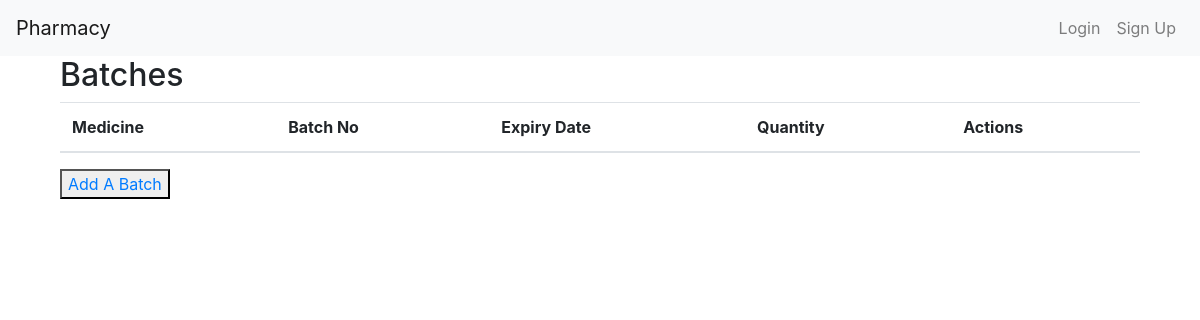
Page /batches/ on the earlier database version.
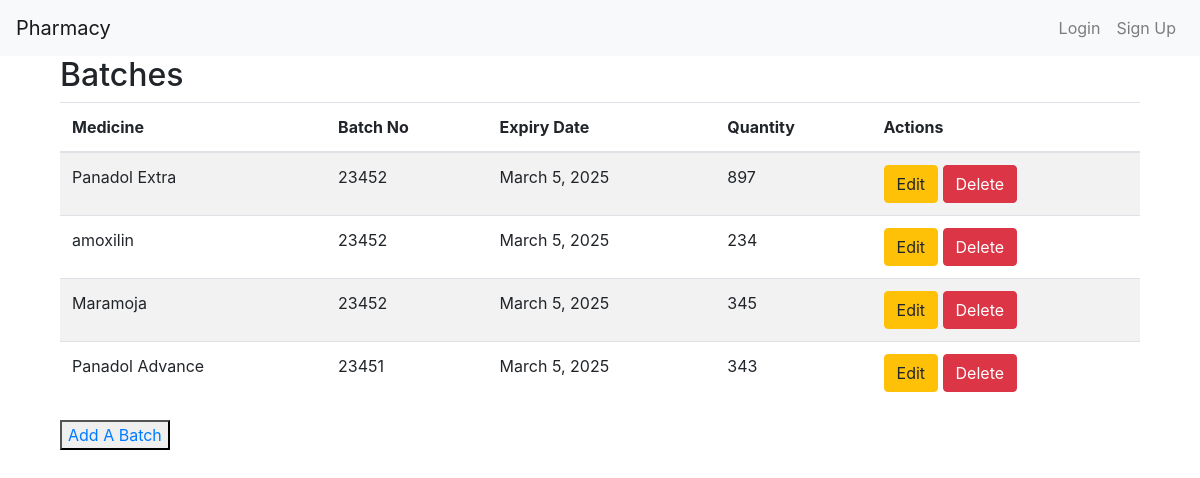
Same page on the later database version.
### chemistApi/models.py (models this page shows, shortened)
class Batch(models.Model):
    medicine = models.ForeignKey(
        Medicine, on_delete=models.CASCADE, related_name='batches')
    batch_no = models.CharField(max_length=100)
    expiry_date = models.DateField()
    quantity = models.PositiveIntegerField(null=True)

class Medicine(models.Model):
    name = models.CharField(max_length=255)
    description = models.TextField(default='No description provided')

### chemistApi/views.py (the view)
# urls.py: path('batches/', views.BatchListView.as_view(), name='batch_list'),
class BatchListView(ListView):
    model = Batch
    template_name = 'batch_list.html'
    context_object_name = 'batches'

### chemistApi/templates/batch_list.html
{% extends 'base.html' %}
{% block content %}
<div class="container">
    <h2>Batches</h2>
    <table class="table table-striped">
        <thead>
            <tr>
                <th>Medicine</th>
                <th>Batch No</th>
                <th>Expiry Date</th>
                <th>Quantity</th>
                <th>Actions</th>
            </tr>
        </thead>
        <tbody>
            {% for batch in batches %}
            <tr>
                <td>{{ batch.medicine.name }}</td>
                <td>{{ batch.batch_no }}</td>
                <td>{{ batch.expiry_date }}</td>
                <td>{{ batch.quantity }}</td>
                <td>
                    <a href="{% url 'batch_update' batch.pk %}" class="btn btn-warning">Edit</a>
                    <a href="{% url 'batch_delete' batch.pk %}" class="btn btn-danger">Delete</a>
                </td>
            </tr>
            {% endfor %}
        </tbody>
    </table>
	<button>
		<a href="{% url 'add_batch'%}">Add A Batch</a>
	</button>
</div>
{% endblock %}

### chemistApi/templates/base.html (shortened to what this page needs)
<!DOCTYPE html>
<html lang="en">
<head>
    <link rel="stylesheet" href="https://stackpath.bootstrapcdn.com/bootstrap/4.3.1/css/bootstrap.min.css">
</head>
<body>
    <nav class="navbar navbar-expand-lg navbar-light bg-light">
        <a class="navbar-brand" href="{% url 'index' %}">Pharmacy</a>
        <div class="collapse navbar-collapse" id="navbarNav">
            <ul class="navbar-nav ml-auto">
                {% if user.is_authenticated %}
                <li class="nav-item">
                    <a class="nav-link" href=" {%url 'medicine_list'%}">Medicines</a>
                </li>
                <li class="nav-item">
                    <a class="nav-link" href=" {%url 'batch_list'%}">Batches</a>
                </li>
                <li class="nav-item">
                    <a class="nav-link" href="">Orders</a>
                </li>
                <li class="nav-item">
                    <a class="nav-link" href="">Sales</a>
                </li>
                <li class="nav-item">
                    <a class="nav-link" href="">Customers</a>
                </li>
                    <li class="nav-item dropdown">
                        <a class="nav-link dropdown-toggle" href="#" id="navbarDropdown" role="button" data-toggle="dropdown" aria-haspopup="true" aria-expanded="false">
                            {{ user.username }}
                        </a>
                        <div class="dropdown-menu dropdown-menu-right" aria-labelledby="navbarDropdown">
                            <a class="dropdown-item" href="{% url 'profile' %}">Profile</a>
                            <a class="dropdown-item" href="#">Settings
                            <div class="dropdown-divider"></div>
                            <a class="dropdown-item" href="{% url 'logout' %}">Logout</a>
                        </div>
                    </li>
                {% else %}
                    <li class="nav-item">
                        <a class="nav-link" href="{% url 'login' %}">Login</a>
                    </li>
                    <li class="nav-item">
                        <a class="nav-link" href="{% url 'signup' %}">Sign Up</a>
                    </li>
                {% endif %}
            </ul>
        </div>
    </nav>
    <div class="container">
        {% block content %}
        {% endblock %}
    </div>
</body>
</html>

Differences in the rows shown:
added Batch: medicine.name "Panadol Extra", batch_no "23452", expiry_date "March 5, 2025", quantity "897"
added Batch: medicine.name "amoxilin", batch_no "23452", expiry_date "March 5, 2025", quantity "234"
added Batch: medicine.name "Maramoja", batch_no "23452", expiry_date "March 5, 2025", quantity "345"
added Batch: medicine.name "Panadol Advance", batch_no "23451", expiry_date "March 5, 2025", quantity "343"
